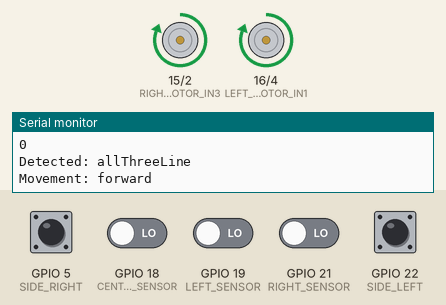
Recording of a sketch running on a simulated ESP32. Parts: motor-driver pin pairs drawn as motors (green arrow = first pin HIGH = forward, orange = second pin HIGH = backward, longer = more drive), the last lines printed to the serial monitor. The inputs (shaded band) are chosen by the test bench; at power-on: GPIO 5 (SIDE_RIGHT), GPIO 18 (CENTER_SENSOR), GPIO 19 (LEFT_SENSOR), GPIO 21 (RIGHT_SENSOR), GPIO 22 (SIDE_LEFT) LOW.

Above: at 1.2 s.
1.3 s: GPIO 5 (SIDE_RIGHT) pulled HIGH for 0.25 s
At 1.7 s:
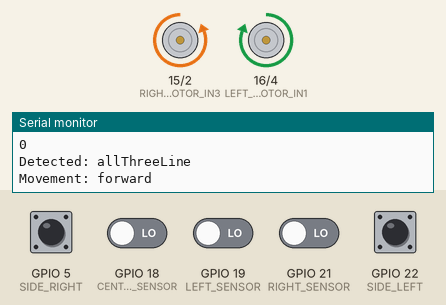
3.3 s: GPIO 19 (LEFT_SENSOR) driven HIGH
At 4.7 s:
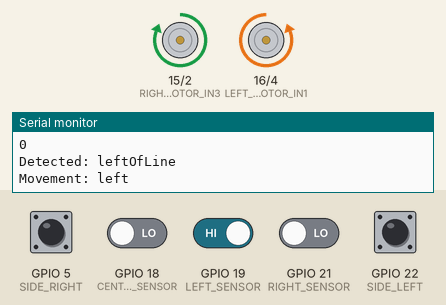
5.1 s: GPIO 21 (RIGHT_SENSOR) driven HIGH
At 6.2 s:
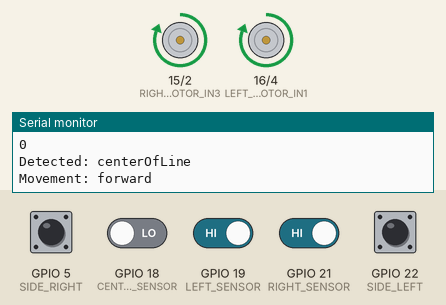
Timing chart, 0 to 8.1 s (numbered marks = the images above; inputs shaded):
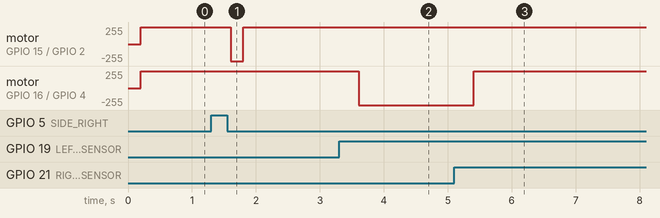

The sketch:

line_following.ino
```cpp
//ESP32 Module programming

#define LEFT_SENSOR 19
#define CENTER_SENSOR 18
#define RIGHT_SENSOR 21
#define SIDE_LEFT 22
#define SIDE_RIGHT 5

#define LEFT_MOTOR_IN1 16
#define LEFT_MOTOR_IN2 4
#define RIGHT_MOTOR_IN3 15
#define RIGHT_MOTOR_IN4 2

enum Detected {
  centerOfLine,
  leftOfLine,
  rightOfLine,
  node,
  bothSideLine,
  sideRightLine,
  sideLeftLine,
  allThreeLine
};

enum Motion {
  forward,
  left,
  right,
  stop
};

const char* detectedStrings[] = {
  "centerOfLine",
  "leftOfLine",
  "rightOfLine",
  "node",
  "bothSideLine",
  "sideRightLine",
  "sideLeftLine",
  "allThreeLine"
};

const char* motionStrings[] = {
  "forward",
  "left",
  "right",
  "stop"
};


Motion movement;
int prevNode = 0;
int currentNode = 0;
int nextNode = 1;
bool isTurning = false;
int pathIndex=2;

int completePath [13]={0,1,2,3,6,5,9,10,11,7,2,1,0};

// Assuming myArray is a three-dimensional array
Motion myArray[12][12][12];

Motion determineMotion(Detected detect){
  Motion moveOnLine;

  if (detect == centerOfLine || detect == bothSideLine || detect == allThreeLine) {
    moveOnLine = forward;

} else if (detect == leftOfLine || detect == sideLeftLine ) {
    moveOnLine = left;

} else if (detect == rightOfLine || detect == sideRightLine ) {
    moveOnLine = right;

} else if (detect == node) {
    moveOnLine = stop;

}  return moveOnLine;

}

// Function to determine detected position based on sensor readings
Detected determinePosition(bool sideLeftSensor, bool leftSensor, bool centerSensor, bool rightSensor, bool sideRightSensor) {
  Detected detected;

  if (!sideLeftSensor && !leftSensor && centerSensor && !rightSensor && !sideRightSensor) {
    // Node (center detected)
    detected = centerOfLine;

  } else if (!leftSensor && rightSensor) {
    // Right of the line
    detected = rightOfLine;

  } else if (leftSensor && !rightSensor) {
    // Left of the line
    detected = leftOfLine;

  } else if (!sideLeftSensor && leftSensor && centerSensor && rightSensor && !sideRightSensor) {
    // Left of the line
    detected = node;

  } else if (sideLeftSensor && !leftSensor && !centerSensor && !rightSensor && sideRightSensor) {
    // Both sides of the line
    detected = bothSideLine;

  } else if (!sideLeftSensor && !leftSensor && !rightSensor && sideRightSensor) {
    // Right side of the line
    detected = sideRightLine;

  } else if (sideLeftSensor && !leftSensor && !rightSensor && !sideRightSensor) {
    // Left side of the line
    detected = sideLeftLine;

  } else if (!sideLeftSensor && !leftSensor && !centerSensor && !rightSensor && !sideRightSensor) {
    // Right side of the line
    detected = allThreeLine;

  } else {
    // Default Case
     detected = detected;
  }

  return detected;
}


void setup() {
  Serial.begin(9600);

  pinMode(LEFT_SENSOR, INPUT);
  pinMode(CENTER_SENSOR, INPUT);
  pinMode(RIGHT_SENSOR, INPUT);

  pinMode(LEFT_MOTOR_IN1, OUTPUT);
  pinMode(LEFT_MOTOR_IN2, OUTPUT);
  pinMode(RIGHT_MOTOR_IN3, OUTPUT);
  pinMode(RIGHT_MOTOR_IN4, OUTPUT);


//Setting direction for bot

myArray[0][0][1]=forward;

myArray[0][1][2]=forward; myArray[2][1][0]=forward; myArray[0][1][8]=right; myArray[8][1][0]=left;

myArray[1][2][3]=forward; myArray[3][2][1]=forward; myArray[1][2][7]=right; myArray[7][2][1]=left;
myArray[1][2][7]=right; myArray[7][2][1]=left;

myArray[6][3][4]=right; myArray[4][3][6]=left;
myArray[2][3][4]=forward; myArray[4][3][2]=forward; myArray[2][3][6]=right; myArray[6][3][2]=left;

myArray[3][4][5]=right; myArray[5][4][3]=left; myArray[3][4][9]=forward; myArray[9][4][3]=forward;

myArray[4][5][6]=right; myArray[6][5][4]=left; myArray[9][5][6]=left; myArray[6][5][9]=right;

myArray[3][6][7]=right; myArray[7][6][3]=left; myArray[5][6][7]=forward; myArray[7][6][5]=forward; myArray[3][6][5]=left; myArray[5][6][3]=right;
myArray[10][6][7]=left; myArray[10][6][5]=right; myArray[7][6][10]=right; myArray[5][6][10]=left; myArray[3][6][10]=forward; myArray[10][6][3]=forward;

myArray[2][7][8]=right; myArray[11][7][8]=left; myArray[2][7][11]=forward; myArray[6][7][8]=forward; myArray[11][7][6]=right; myArray[2][7][6]=left;
myArray[8][7][2]=left; myArray[8][7][11]=right; myArray[11][7][2]=forward; myArray[8][7][6]=forward; myArray[6][7][11]=left; myArray[6][7][2]=right;

myArray[1][8][7]= left ; myArray[7][8][1]=right; myArray[11][8][7]=right; myArray[7][8][11]=left; myArray[1][8][11]=forward; myArray[11][8][1]=forward;

myArray[4][9][10]=forward; myArray[10][9][4]=forward; myArray[5][9][4]=left; myArray[4][9][5]=right; myArray[5][9][10]=right; myArray[10][9][5]=left;

myArray[9][10][11]=forward; myArray[9][10][6]=right; myArray[6][10][11]=right; myArray[11][10][9]=forward; myArray[6][10][9]=left; myArray[11][10][6]=left;
myArray[9][10][11]=forward; myArray[9][10][6]=right; myArray[6][10][11]=right; myArray[11][10][9]=forward; myArray[6][10][9]=left; myArray[11][10][6]=left;

myArray[7][11][8]=right; myArray[8][11][7]=left; myArray[10][11][8]=forward; myArray[8][11][10]=forward; myArray[10][11][7]=right; myArray[7][11][10]=left;
}

void loop() {
  bool leftSensor = digitalRead(LEFT_SENSOR);
  bool centerSensor = digitalRead(CENTER_SENSOR);
  bool rightSensor = digitalRead(RIGHT_SENSOR);
  bool sideLeftSensor = digitalRead(SIDE_LEFT);
  bool sideRightSensor = digitalRead(SIDE_RIGHT);

  Detected detected = determinePosition(sideLeftSensor, leftSensor, centerSensor, rightSensor, sideRightSensor);

  Motion moveOnLine = determineMotion(detected);

  if(isTurning==false){
    movement = moveOnLine;
  }

  if (detected==node && isTurning==false) {
    movement = forward;
    delay(800);
    isTurning = true;
    // movement=myArray[prevNode][currentNode][nextNode];
  }

  if(isTurning && detected == centerOfLine) {
    isTurning = false;
    prevNode = currentNode;
    currentNode = nextNode;
    nextNode = completePath[pathIndex];
    pathIndex++;
  }

  if(isTurning) {
    movement=myArray[prevNode][currentNode][nextNode];
  }


  Serial.print(prevNode);
  Serial.print(currentNode);
  Serial.println(nextNode);
  Serial.println(isTurning);
  Serial.print("Detected: ");
  Serial.println(detectedStrings[detected]);
  Serial.print("Movement: ");
  Serial.println(motionStrings[movement]);
  delay(200);


  switch (movement) {
    case forward:
      // Perform forward motion action
      digitalWrite(LEFT_MOTOR_IN1, HIGH);
      digitalWrite(LEFT_MOTOR_IN2, LOW);
      digitalWrite(RIGHT_MOTOR_IN3, HIGH);
      digitalWrite(RIGHT_MOTOR_IN4, LOW);
      break;

    case left:
      // Perform left motion action
      digitalWrite(LEFT_MOTOR_IN1, LOW);
      digitalWrite(LEFT_MOTOR_IN2, HIGH);
      digitalWrite(RIGHT_MOTOR_IN3, HIGH);
      digitalWrite(RIGHT_MOTOR_IN4, LOW);
      break;

    case right:
      // Perform right motion action
      digitalWrite(LEFT_MOTOR_IN1, HIGH);
      digitalWrite(LEFT_MOTOR_IN2, LOW);
      digitalWrite(RIGHT_MOTOR_IN3, LOW);
      digitalWrite(RIGHT_MOTOR_IN4, HIGH);
      break;

    case stop:
      // Perform stop motion action
      digitalWrite(LEFT_MOTOR_IN1, LOW);
      digitalWrite(LEFT_MOTOR_IN2, LOW);
      digitalWrite(RIGHT_MOTOR_IN3, LOW);
      digitalWrite(RIGHT_MOTOR_IN4, LOW);
      break;
    // Add cases for other detected positions if needed
  }
}
```

Measured:
- after the input at 1.3 s, motor on GPIO 15 (RIGHT_MOTOR_IN3) / GPIO 2 (RIGHT_MOTOR_IN4): forward 255/255 → backward 255/255 after 0.30 s, → forward 255/255 0.20 s later
- after the input at 3.3 s, motor on GPIO 16 (LEFT_MOTOR_IN1) / GPIO 4 (LEFT_MOTOR_IN2): forward 255/255 → backward 255/255 after 0.31 s
- after the input at 5.1 s, motor on GPIO 16 (LEFT_MOTOR_IN1) / GPIO 4 (LEFT_MOTOR_IN2): backward 255/255 → forward 255/255 after 0.31 s
